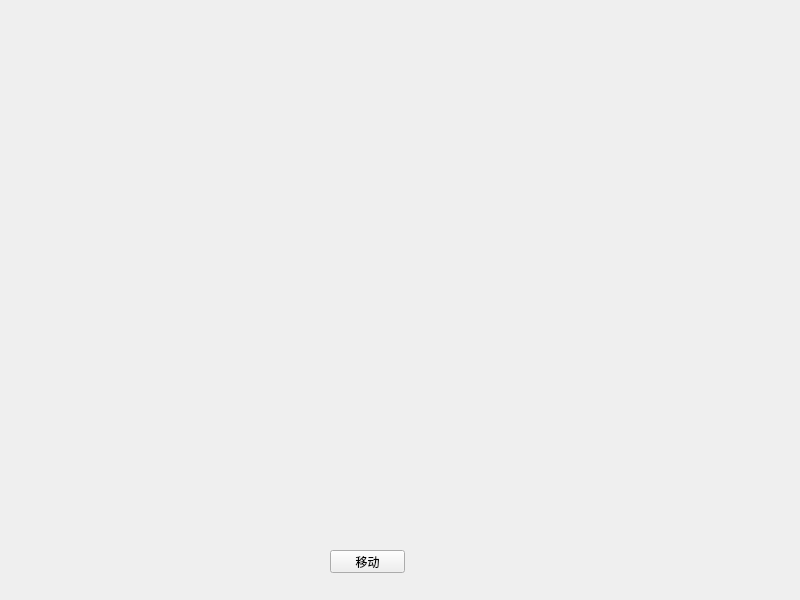
<?xml version="1.0" encoding="UTF-8"?>
<ui version="4.0">
 <class>Widget</class>
 <widget class="QWidget" name="Widget">
  <property name="geometry">
   <rect>
    <x>0</x>
    <y>0</y>
    <width>800</width>
    <height>600</height>
   </rect>
  </property>
  <property name="windowTitle">
   <string>Widget</string>
  </property>
  <widget class="QPushButton" name="pushButton">
   <property name="geometry">
    <rect>
     <x>330</x>
     <y>550</y>
     <width>75</width>
     <height>23</height>
    </rect>
   </property>
   <property name="text">
    <string>移动</string>
   </property>
  </widget>
 </widget>
 <resources/>
 <connections/>
</ui>
